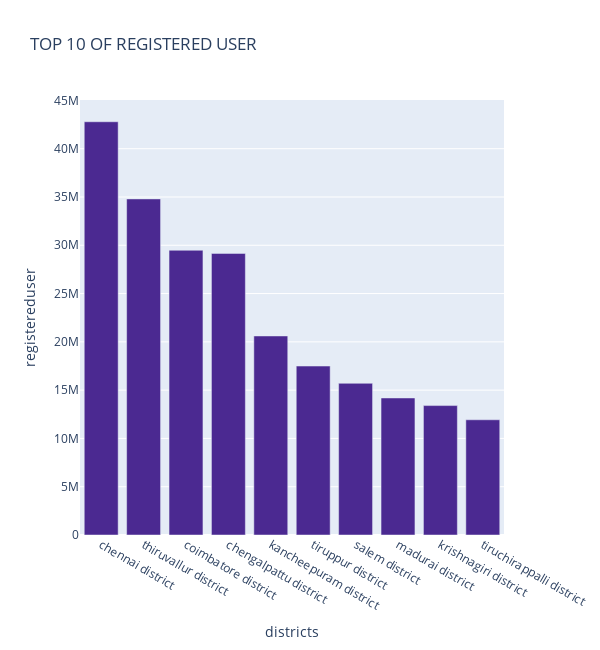
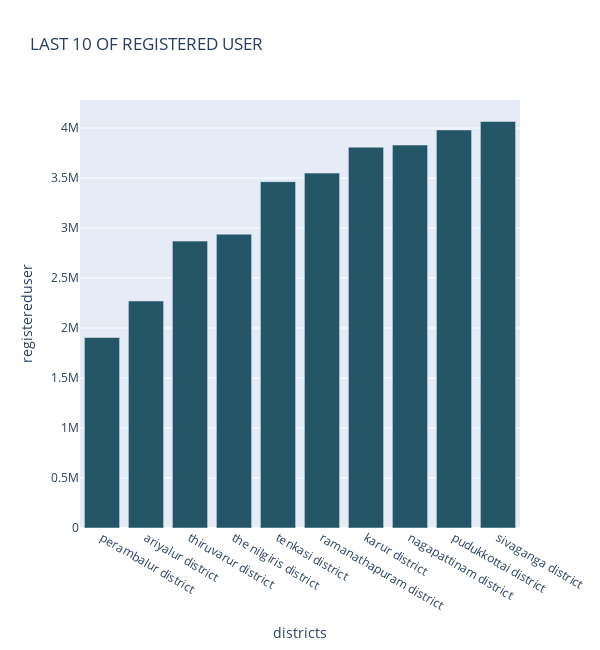

Source (notebook cell) for these figures, in order:
### Code cell
Top_chart_registered_user("map_user", "Tamil Nadu")

### Figure 1 — Plotly figure (JSON) as saved in the notebook; plotly's stock layout.template omitted (floating-point values rounded to 4 significant figures)
{"data": [{"alignmentgroup": "True", "hovertemplate": "<b>%{hovertext}</b><br><br>districts=%{x}<br>registereduser=%{y}<extra></extra>", "hovertext": ["chennai district", "thiruvallur district", "coimbatore district", "chengalpattu district", "kancheepuram district", "tiruppur district", "salem district", "madurai district", "krishnagiri district", "tiruchirappalli district"], "legendgroup": "", "marker": {"color": "rgb(75, 41, 145)", "pattern": {"shape": ""}}, "name": "", "offsetgroup": "", "orientation": "v", "showlegend": false, "textposition": "auto", "type": "bar", "x": ["chennai district", "thiruvallur district", "coimbatore district", "chengalpattu district", "kancheepuram district", "tiruppur district", "salem district", "madurai district", "krishnagiri district", "tiruchirappalli district"], "xaxis": "x", "y": [42789416, 34798366, 29482046, 29158112, 20609673, 17493539, 15707891, 14187482, 13401019, 11930280], "yaxis": "y"}], "layout": {"barmode": "relative", "height": 650, "legend": {"tracegroupgap": 0}, "title": {"text": "TOP 10 OF REGISTERED USER"}, "width": 600, "xaxis": {"anchor": "y", "domain": [0, 1], "title": {"text": "districts"}}, "yaxis": {"anchor": "x", "domain": [0, 1], "title": {"text": "registereduser"}}}}

### Figure 2 — Plotly figure (JSON) as saved in the notebook; plotly's stock layout.template omitted (floating-point values rounded to 4 significant figures)
{"data": [{"alignmentgroup": "True", "hovertemplate": "<b>%{hovertext}</b><br><br>districts=%{x}<br>registereduser=%{y}<extra></extra>", "hovertext": ["perambalur district", "ariyalur district", "thiruvarur district", "the nilgiris district", "tenkasi district", "ramanathapuram district", "karur district", "nagapattinam district", "pudukkottai district", "sivaganga district"], "legendgroup": "", "marker": {"color": "rgb(36, 86, 104)", "pattern": {"shape": ""}}, "name": "", "offsetgroup": "", "orientation": "v", "showlegend": false, "textposition": "auto", "type": "bar", "x": ["perambalur district", "ariyalur district", "thiruvarur district", "the nilgiris district", "tenkasi district", "ramanathapuram district", "karur district", "nagapattinam district", "pudukkottai district", "sivaganga district"], "xaxis": "x", "y": [1904519, 2269938, 2868530, 2938130, 3463041, 3548692, 3807814, 3829345, 3980246, 4065642], "yaxis": "y"}], "layout": {"barmode": "relative", "height": 650, "legend": {"tracegroupgap": 0}, "title": {"text": "LAST 10 OF REGISTERED USER"}, "width": 600, "xaxis": {"anchor": "y", "domain": [0, 1], "title": {"text": "districts"}}, "yaxis": {"anchor": "x", "domain": [0, 1], "title": {"text": "registereduser"}}}}
